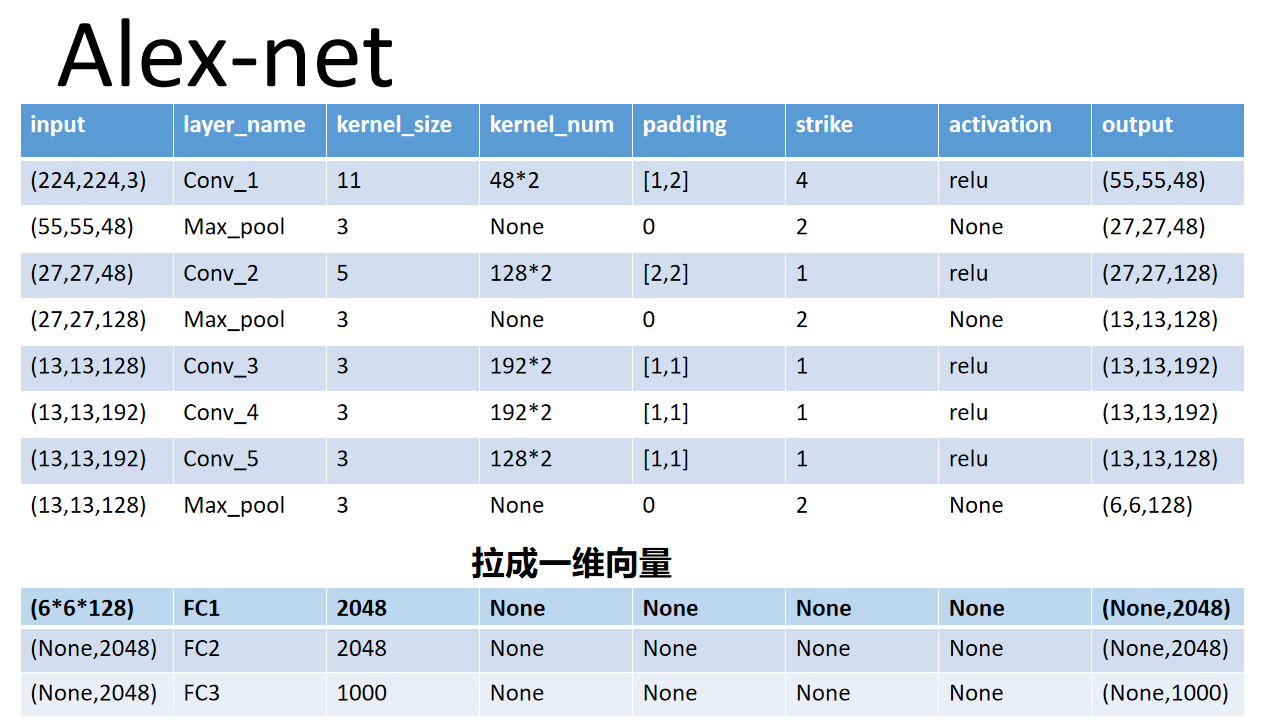
#> input picture AlexNet/AlexNet_Structure.png, 1272 x 724 px, given in place of 4.png, which was not available
$ python DCT.py AlexNet/AlexNet_Structure.png
#> lines starting #> are read from the running program, lines starting #| are printed output that depends on the picture; after the words box and inside, x2 and y2 are one past the last pixel; in counts of white or black regions, pixels touching at a corner belong together; pictures that were not available may be replaced by others from this repository, and a replacement may not be noted

#二维图像的离散变余弦换（DCT）
#Python3.5
#库：cv2+numpy+matplotlib
#作者：James_Ray_Murphy

import cv2
import numpy as np
import matplotlib.pyplot as plt

import os
import sys
path = os.path.abspath(os.path.dirname(sys.argv[0]))
img = cv2.imread(path+'\\FFT\\4.png',0)
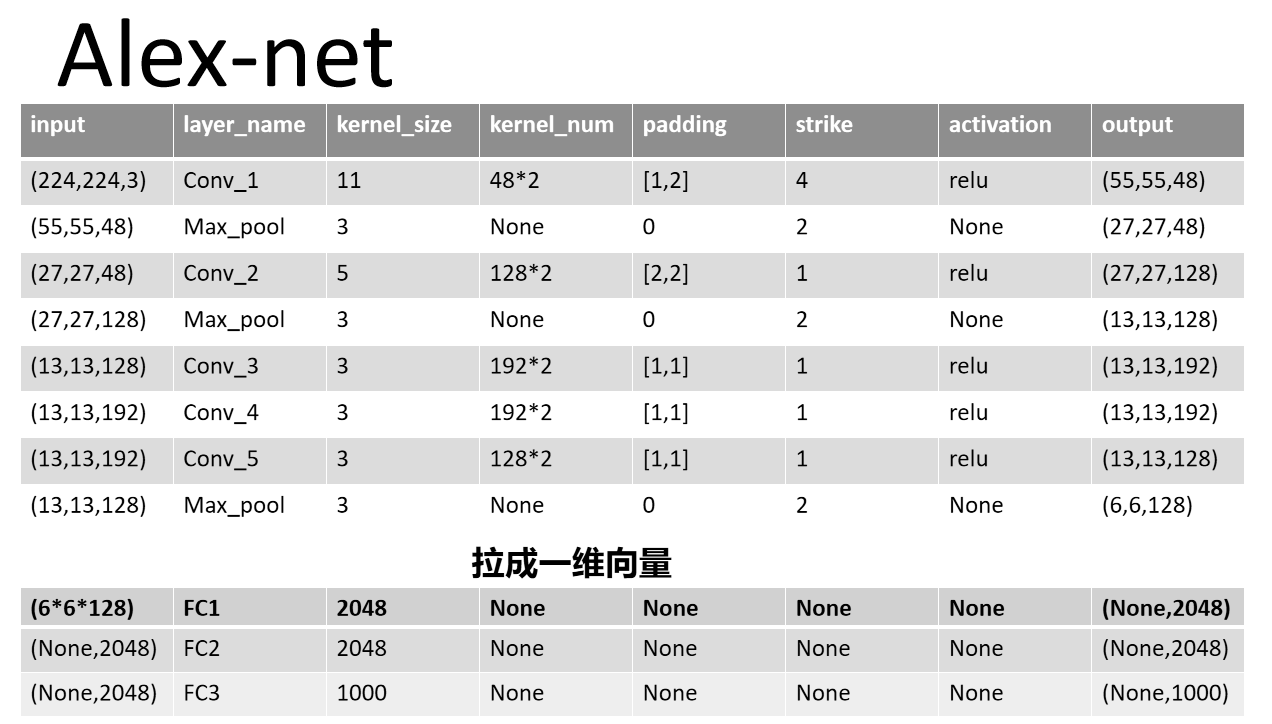
#> img: shape (724, 1272); min 0, max 255, mean 225.3
print(img.shape)
#| (724, 1272)
img = cv2.resize(img,(40,40))
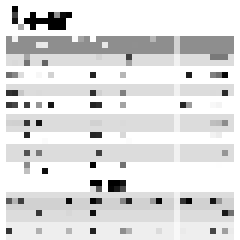
#> img: shape (40, 40) (shown 6 times larger); min 0, max 255, mean 222.4
img1 = img.astype('float')

C_temp = np.zeros(img.shape)
dst = np.zeros(img.shape)


m, n = img.shape
#> m = 40; n = 40
N = n
#> N = 40
C_temp[0, :] = 1 * np.sqrt(1/N)
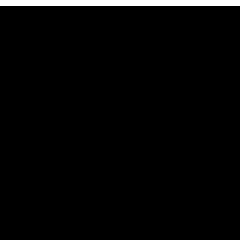
#> C_temp: shape (40, 40) float64 (shown 6 times larger); values 0 (black) and 0.158 (white), 2.5% white in thin lines or dots, all inside (x1, y1, x2, y2) = (0, 0, 40, 1)

for i in range(1, m):
     for j in range(n):
          C_temp[i, j] = np.cos(np.pi * i * (2*j+1) / (2 * N )
) * np.sqrt(2 / N )
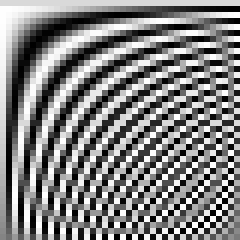
#> C_temp: shape (40, 40) float64 (shown 6 times larger); min -0.224, max 0.224, mean 0.00395; drawn with min black and max white

dst = np.dot(C_temp , img1)
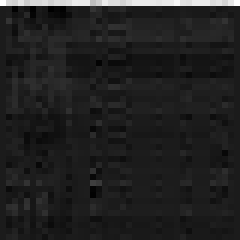
#> dst: shape (40, 40) float64 (shown 6 times larger); min -198.5, max 1612.8, mean 37.9; drawn with min black and max white
dst = np.dot(dst, np.transpose(C_temp))

dst1= np.log(abs(dst))  #进行log处理
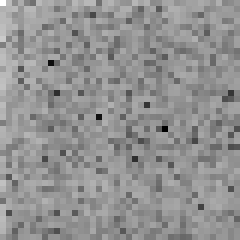
#> dst1: shape (40, 40) float64 (shown 6 times larger); min -4.95, max 9.09, mean 3.11; drawn with min black and max white

img_recor = np.dot(np.transpose(C_temp) , dst)
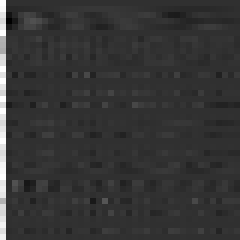
#> img_recor: shape (40, 40) float64 (shown 6 times larger); min -379.1, max 1612.8, mean 39.4; drawn with min black and max white
img_recor1 = np.dot(img_recor, C_temp)

#自带方法

img_dct = cv2.dct(img1)         #进行离散余弦变换

img_dct_log = np.log(abs(img_dct))  #进行log处理

img_recor2 = cv2.idct(img_dct)    #进行离散余弦反变换


plt.subplot(231)
plt.imshow(img1, 'gray')
plt.title('original image')
plt.xticks([]), plt.yticks([])

plt.subplot(232)
plt.imshow(dst1)
plt.title('DCT1')
plt.xticks([]), plt.yticks([])


plt.subplot(233)
plt.imshow(img_recor1, 'gray')
plt.title('IDCT1')
plt.xticks([]), plt.yticks([])

plt.subplot(234)
plt.imshow(img, 'gray')
plt.title('original image')

plt.subplot(235)
plt.imshow(img_dct_log)
plt.title('DCT2(cv2_dct)')

plt.subplot(236)
plt.imshow(img_recor2,'gray')
plt.title('IDCT2(cv2_idct)')

plt.show()
